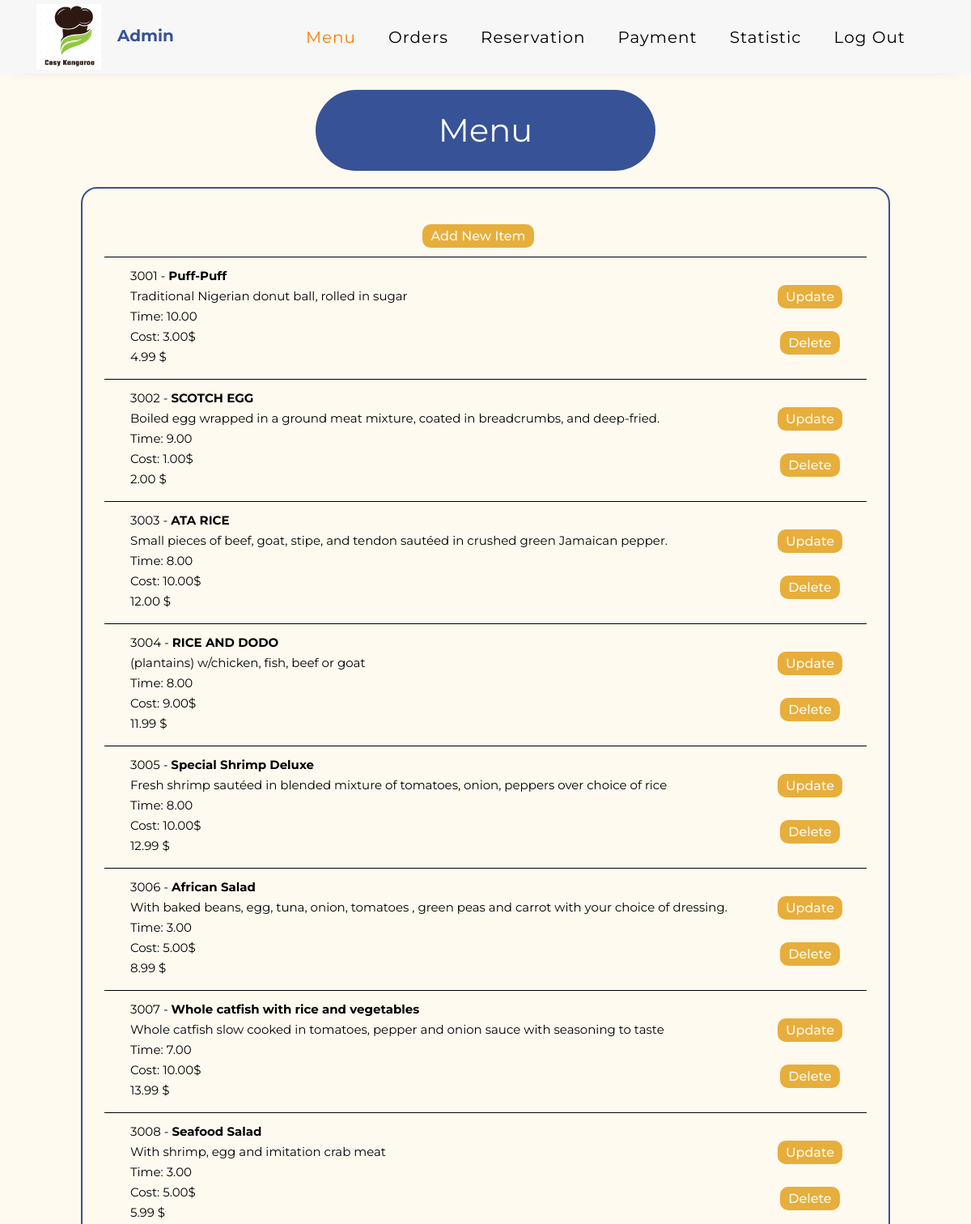
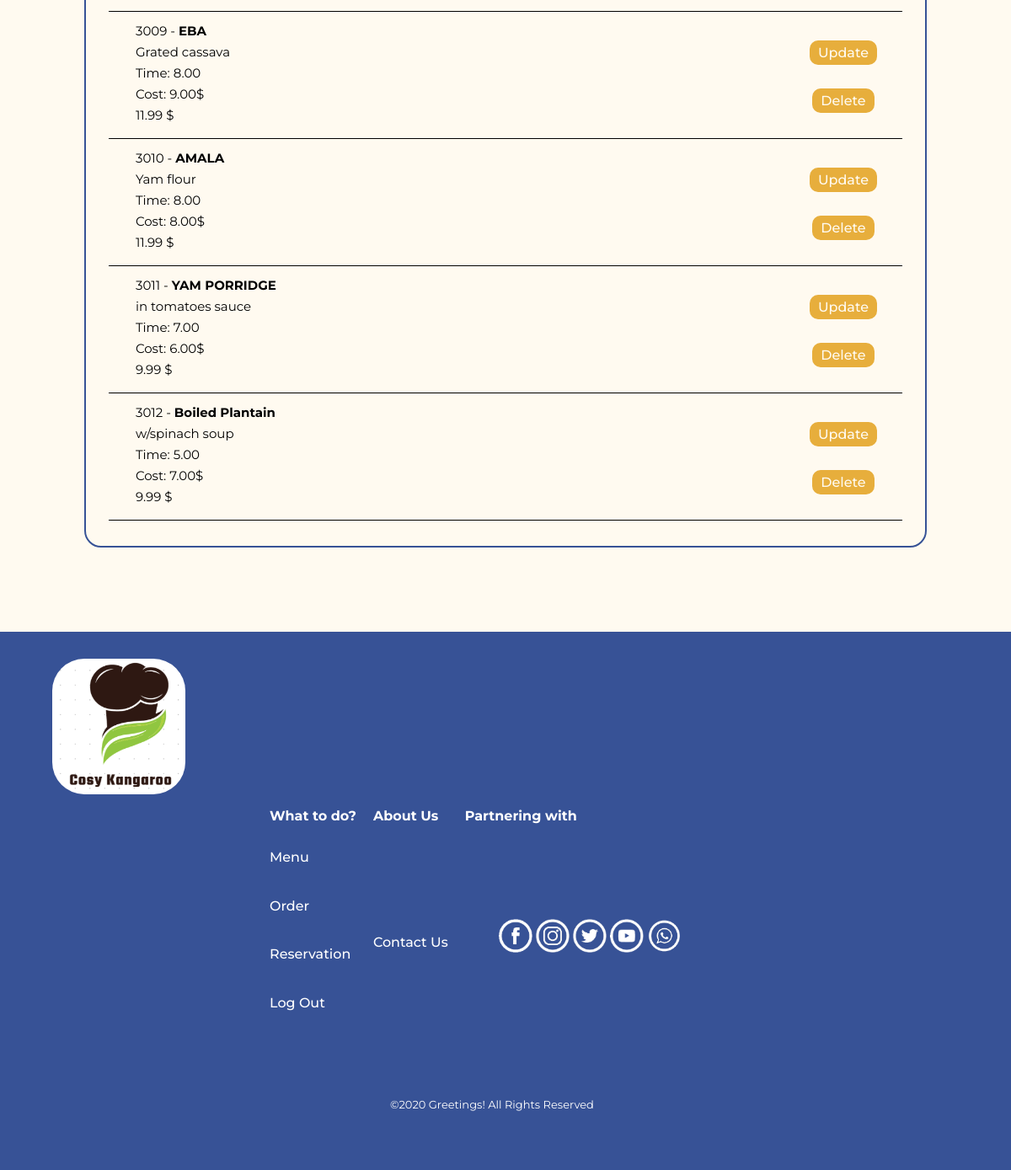
/adminmenupage.php (signed in), run on the app's committed database (2 pictures, top to bottom).
### tables this page shows
CREATE TABLE IF NOT EXISTS `menu_item`(
    item_id INT UNSIGNED AUTO_INCREMENT PRIMARY KEY NOT NULL,
    item_name VARCHAR(50) NOT NULL,
    item_desc VARCHAR(100) NOT NULL,
    item_price DECIMAL(6,2) NOT NULL,
    item_cost DECIMAL(6,2) NOT NULL,
    item_time DECIMAL(6,2) NOT NULL
);

### classes/database.php (called while the page is built, shortened)
<?php
class Database
{
    private $servername;
    private $username;
    private $password;
    private $dbname;
    private $conn;
    function __construct()
    {
        $this->servername = "localhost";
        $this->username = "root";
        $this->password = "";
        $this->dbname = "cosykangaroo";
    }
    function createConnection()
    {
        $this->conn = @mysqli_connect($this->servername, $this->username, $this->password, $this->dbname);
    }
    function getConnection()
    {
        return $this->conn;
    }
}

### classes/menuItem.php (called while the page is built, shortened)
<?php
class MenuItem
{
    private $id;
    private $name;
    private $description;
    private $price;
    private $cost;
    private $time;
    function __construct($id, $name, $description, $price, $cost, $time)
    {
        $this->id = $id;
        $this->name = $name;
        $this->description = $description;
        $this->price = $price;
        $this->cost = $cost;
        $this->time = $time;
    }
    function getId()
    {
        return $this->id;
    }
    function getName()
    {
        return $this->name;
    }
    function getDescription()
    {
        return $this->description;
    }
    function getPrice()
    {
        return $this->price;
    }
    function getCost()
    {
        return $this->cost;
    }
    function getTime()
    {
        return $this->time;
    }
}

### adminmenupage.php (the view, shortened to what this page needs)
<?php
if (!isset($_SESSION['admin'])) {
    header("Location: index.php");
} else {
    $admin = $_SESSION['admin'];
}
?>
<?php
$menu = array();
$db = new Database();
$db->createConnection();
$sql = "SELECT * FROM `menu_item`";
$prepared_stmt = @mysqli_prepare($db->getConnection(), $sql);
mysqli_stmt_execute($prepared_stmt);
$queryResult =  mysqli_stmt_get_result($prepared_stmt)
    or die("<p>Unable to select from database table</p>");
$row = mysqli_fetch_row($queryResult);
$item_count = 0;
while ($row) {
    $menu[$item_count] =
        new MenuItem($row[0], $row[1], $row[2], $row[3], $row[4], $row[5]);
    $row = mysqli_fetch_row($queryResult);
    $item_count += 1;
}
?>
<!DOCTYPE html>
<html lang="en">
<head>
    <link rel="stylesheet" href="https://stackpath.bootstrapcdn.com/font-awesome/4.7.0/css/font-awesome.min.css">
    <link rel="stylesheet" href="css/style.css">
    <link rel="stylesheet" type="text/css" href="style/style.css">
</head>
<body>
    <nav class="navbar navbar-expand-lg ftco_navbar ftco-navbar-light" id="ftco-navbar">
        <div class="container">
            <a class="navbar-brand"><img src='images/companylogo.png' alt='icon'><span class="company-name"><?php echo $admin ?></span></a>
            <div class="collapse navbar-collapse" id="ftco-nav">
                <ul class="navbar-nav ml-auto mr-md-3">
                    <li class="nav-item active"><a href="adminmenupage.php" class="nav-link">Menu</a></li>
                    <li class="nav-item"><a href="adminorderpage.php" class="nav-link">Orders</a></li>
                    <li class="nav-item"><a href="adminreservationpage.php" class="nav-link">Reservation</a></li>
                    <li class="nav-item"><a href="adminpaymentpage.php" class="nav-link">Payment</a></li>
                    <li class="nav-item"><a href="adminstatisticpage.php" class="nav-link">Statistic</a></li>
                    <li class="nav-item"><a href="logout.php" class="nav-link">Log Out</a></li>
                </ul>
            </div>
        </div>
    </nav>
    <h1>Menu</h1>
    <div class="friendlist-container">
        <table id="menu">
            <tr>
                <td colspan="2"><a class='unfriend' href='adminmenupage.php?AddItem=true'>Add New Item</a></td>
            </tr>
            <?php
            foreach ($menu as $key => $value) {
                echo "<tr>
                <td>
                    <p>" . $value->getId() . " - <strong>" . $value->getName() . "</strong></p>
                    <p>" . $value->getDescription() . "</p>
                    <p>Time: " . $value->getTime() . "</p>
                    <p>Cost: " . $value->getCost() . "$</p>
                    <p>" . $value->getPrice() . " $</p>
                </td>
                <td>
                    <a class = 'unfriend' href='adminmenupage.php?updateItemId=" . $value->getId() . "'>Update</a></br></br>
                    <a class = 'unfriend' href='adminmenupage.php?deleteItemId=" . $value->getId() . "'>Delete</a>
                </td>
            </tr>";
            }
            ?>
        </table>
    </div>
    <?php include "footer_login.php" ?>
</body>
</html>

### style/style.css (style rules this page uses)
body { background-color: #fffaf0; }
li, a, button { font-family: "Montserrat", sans-serif; font-weight: 500; font-size: 16px; color: #375296; text-decoration: none; }
.navbar { border-radius: 0; padding: 0 30px; background-color: rgb(247, 247, 247); }
.navbar .company-name { text-transform: capitalize; margin-left: 20px; color: #375296 !important; }
.navbar .nav-item a { text-transform: capitalize !important; color: #000 !important; font-size: 20px !important; }
.navbar .nav-item.active a { color: #ff7b00 !important; }
.navbar img { width: 80px; }
body h1, p, td, h2 { font-family: "Montserrat", sans-serif; }
body h1 { padding: 20px 40px; background-color: #375296; color: white; width: 35%; min-width: 300px; border: none; border-radius: 50px; justify-content: center; margin: 20px auto; text-align: center; }
body p { color: black; padding: 20px 20px; margin-left: 100px; margin-bottom: 10px; width: 60%; line-height: 35px; font-size: 20px; text-align: left; }
.friendlist-container { border: 2px solid #375296; border-radius: 20px !important; width: 70%; min-width: 1000px; margin: 0 auto 100px auto; }
#menu { margin: 30px auto; }
#menu td { border-bottom: 1px solid black; padding: 15px 30px 10px 12px; text-align: center; vertical-align: middle; }
#menu td p { width: 100%; color: black; padding: 0px 20px; margin-left: 0px; width: 100%; line-height: 15px; font-size: 15px; text-align: left; }
#menu .unfriend { background-color: #e7ae3c; color: #fffaf0; padding: 5px 10px; border-radius: 10px; }
table td { color: black; padding: 20px 0; margin: 0 auto; text-align: left; }

### data on the page
menu_item: item_id "3001", item_name "Puff-Puff", item_desc "Traditional Nigerian donut ball, rolled in sugar", item_time "10.00", item_cost "3.00", item_price "4.99"
menu_item: item_id "3002", item_name "SCOTCH EGG", item_desc "Boiled egg wrapped in a ground meat mixture, coated in breadcrumbs, and deep-fried.", item_time "9.00", item_cost "1.00", item_price "2.00"
menu_item: item_id "3003", item_name "ATA RICE", item_desc "Small pieces of beef, goat, stipe, and tendon sautéed in crushed green Jamaican pepper.", item_time "8.00", item_cost "10.00", item_price "12.00"
menu_item: item_id "3004", item_name "RICE AND DODO", item_desc "(plantains) w/chicken, fish, beef or goat", item_time "8.00", item_cost "9.00", item_price "11.99"
menu_item: item_id "3005", item_name "Special Shrimp Deluxe", item_desc "Fresh shrimp sautéed in blended mixture of tomatoes, onion, peppers over choice of rice", item_time "8.00", item_cost "10.00", item_price "12.99"
menu_item: item_id "3006", item_name "African Salad", item_desc "With baked beans, egg, tuna, onion, tomatoes , green peas and carrot with your choice of dressing.", item_time "3.00", item_cost "5.00", item_price "8.99"
menu_item: item_id "3007", item_name "Whole catfish with rice and vegetables", item_desc "Whole catfish slow cooked in tomatoes, pepper and onion sauce with seasoning to taste", item_time "7.00", item_cost "10.00", item_price "13.99"
menu_item: item_id "3008", item_name "Seafood Salad", item_desc "With shrimp, egg and imitation crab meat", item_time "3.00", item_cost "5.00", item_price "5.99"
menu_item: item_id "3009", item_name "EBA", item_desc "Grated cassava", item_time "8.00", item_cost "9.00", item_price "11.99"
menu_item: item_id "3010", item_name "AMALA", item_desc "Yam flour", item_time "8.00", item_cost "8.00", item_price "11.99"
menu_item: item_id "3011", item_name "YAM PORRIDGE", item_desc "in tomatoes sauce", item_time "7.00", item_cost "6.00", item_price "9.99"
menu_item: item_id "3012", item_name "Boiled Plantain", item_desc "w/spinach soup", item_time "5.00", item_cost "7.00", item_price "9.99"

### other printed values
$admin "Admin"
